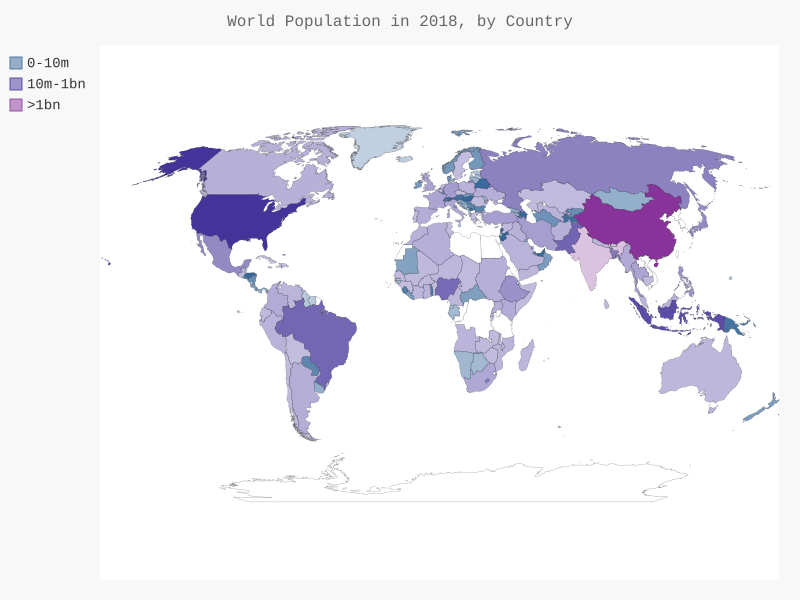

The script that drew this image:
import json
import pygal

from pygal.style import LightColorizedStyle as LCS, RotateStyle as RS
from  country_codes import get_country_code

# Список заполняется данными
filename = 'population_json.json'
with open(filename) as f:
    pop_data = json.load(f)

# Построение словаря с данными численности населения
cc_populations = {}
# Вывод населения каждой страны за 2018 год
for pop_dict in pop_data:
    if pop_dict['Year'] == 2018:
        country_name = pop_dict['Country Name']
        population = int(pop_dict['Value'])
        code = get_country_code(country_name)
        if code:
            cc_populations[code] = population

# Группировка стран по 3 уровням населения
cc_pops_1, cc_pops_2, cc_pops_3 = {}, {}, {}
for cc, pop in cc_populations.items():
    if pop < 10000000:
        cc_pops_1[cc] = pop
    if pop < 1000000000:
        cc_pops_2[cc] = pop
    else:
        cc_pops_3[cc] = pop

# Проверка количества стран на каждом уровне
print(len(cc_pops_1), len(cc_pops_2), len(cc_pops_3))

wm_style = RS('#336699', base_style=LCS)
wm = pygal.maps.world.World(style=wm_style)
wm.title = 'World Population in 2018, by Country'
wm.add('0-10m', cc_pops_1)
wm.add('10m-1bn', cc_pops_2)
wm.add('>1bn', cc_pops_3)
wm.render_to_file('world_population.svg')
